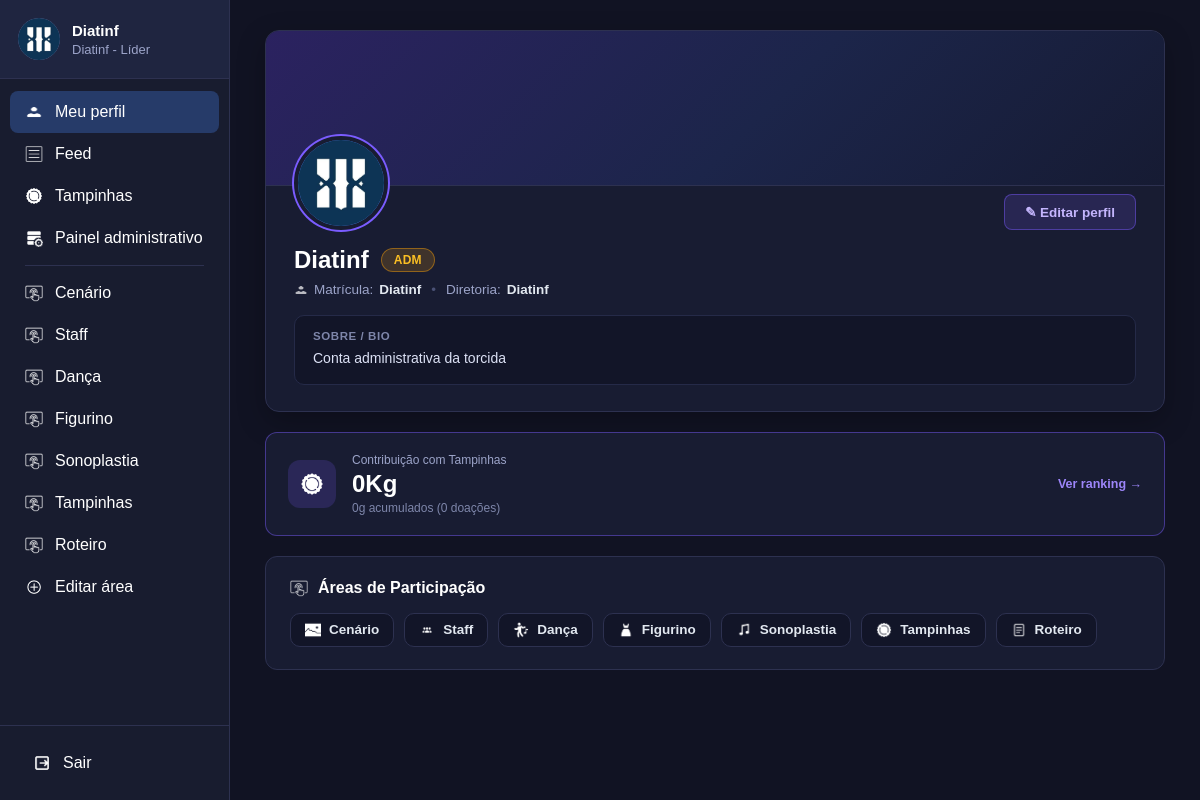
Before: /perfil/ (signed in) with the older database file.
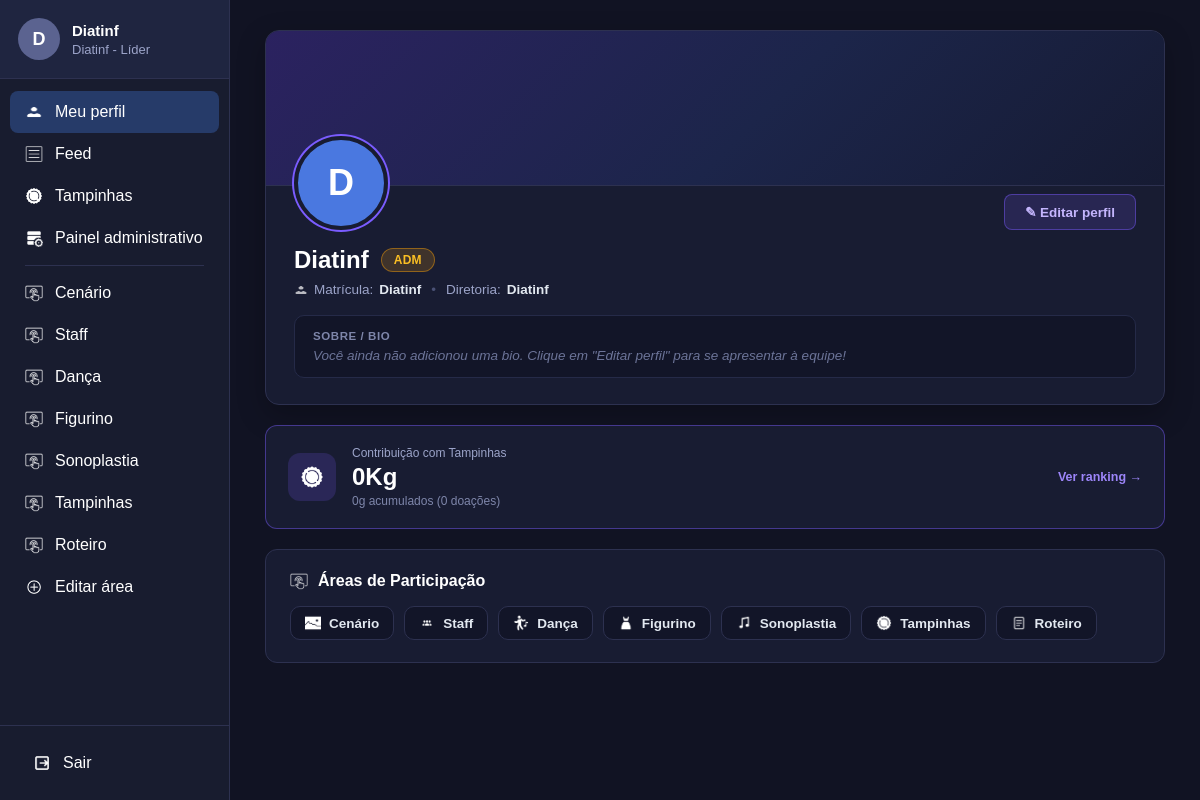
After: the same page with the newer database file.
### usuarios/models.py (models this page shows, shortened)
class Usuario(models.Model):
    nome=models.CharField(max_length=100, blank=True, default="")
    matricula=models.CharField(max_length=20, unique=True)
    senha=models.CharField(max_length=255)
    diretoria=models.CharField(max_length=50)
    areas=models.TextField()
    aprovado=models.BooleanField(default=True)
    sub_lider=models.BooleanField(default=False)
    sublider_de=models.CharField(max_length=50, null=True, blank=True)
    doacao_tampinhas=models.FloatField(default=0)
    foto=models.ImageField(upload_to="perfis/", null=True, blank=True)
    banner=models.ImageField(upload_to="banners/", null=True, blank=True)
    bio=models.TextField(blank=True, default="")
    curso=models.CharField(max_length=150, blank=True, default="")
    session_version=models.PositiveIntegerField(default=1)
    def nome_exibicao(self):
        if self.nome and self.nome.strip():
            return self.nome.strip()
        return self.matricula
    def inicial_perfil(self):
        base = (self.nome_exibicao() or "U").strip()
        return base[0].upper() if base else "U"
    def cargo_classe(self):
        if self.eh_administrador():
            return "tag-adm"
        if self.sub_lider:
            return "tag-sublider"
        return "tag-membro"
    def total_tampinhas_gramas(self):
        from decimal import Decimal
        tot_g = self.doacoes_tampinhas.aggregate(tot=models.Sum("quantidade_gramas"))["tot"]
        if tot_g is None and self.doacao_tampinhas and self.doacao_tampinhas > 0:
            tot_g = int(Decimal(str(self.doacao_tampinhas)) * Decimal("1000"))
        return tot_g or 0
    def total_tampinhas_formatado(self):
        from decimal import Decimal
        tot_g = self.total_tampinhas_gramas()
        d = Decimal(tot_g) / Decimal("1000")
        s = f"{d:.3f}".rstrip("0").rstrip(".")
        if not s or s == "-0":
            s = "0"
        return f"{s}Kg"
    def eh_administrador(self):
        from .suap import MATRICULAS_ADM_FIXAS
        mat = (self.matricula or "").strip().lower()
        diret = (self.diretoria or "").strip().lower()
        return mat in MATRICULAS_ADM_FIXAS or diret in ["líder", "lider", "líder geral", "lider geral"]
    def curso_exibicao(self):
        if self.eh_administrador():
            return ""
        if self.curso and self.curso.strip():
            return self.curso.strip()
        from .suap import identificar_diretoria_e_curso
        _, curso = identificar_diretoria_e_curso(self.matricula)
        return curso or ""
    def tem_acesso_painel(self):
        return self.eh_administrador() or self.sub_lider
    def get_areas_sidebar(self):
        if self.eh_administrador():
            return ["Cenário", "Staff", "Dança", "Figurino", "Sonoplastia", "Tampinhas", "Roteiro"]
        return self.get_areas_ordenadas()

### usuarios/views.py (the view)
# urls.py: path("perfil/", views.meu_perfil, name="meu_perfil"),
def meu_perfil(request):
    return ver_perfil(request, id_usuario=None)

### usuarios/context_processors.py (called while the page is built, shortened)
def consumir_notificacoes_validas(request, usuario_id):
    notificacoes = []
    try:
        storage = messages.get_messages(request)
        mensagens_brutas = list(storage)
        if hasattr(storage, "_loaded_data"):
            storage._loaded_data = []
        if hasattr(storage, "_queued_messages"):
            storage._queued_messages = []
        storage.used = True
        if hasattr(request, "session") and "_messages" in request.session:
            del request.session["_messages"]
        agora = time.time()
        caminho_atual = unquote(getattr(request, "path", "") or "").rstrip("/") or "/"
        uid_atual_str = str(usuario_id) if usuario_id else "anon"
    except Exception:
        return []
    return notificacoes[-1:]

### usuarios/templatetags/usuarios_extras.py (called while the page is built)
@register.filter
def cor_avatar(identificador):
    if not identificador:
        return "avatar-chat-escuro"
    s = str(identificador).strip()
    if not s:
        return "avatar-chat-escuro"
    idx = sum(ord(ch) for ch in s) % len(CORES_AVATAR)
    return CORES_AVATAR[idx]

### usuarios/templates/perfil.html (shortened to what the changed rows need)
{% load static usuarios_extras %}
<!DOCTYPE html>
<html lang="pt-br">
<head>
    <link rel="stylesheet" href="{% static 'css/base.css' %}?v=20261111">
    <link rel="stylesheet" href="{% static 'css/perfil.css' %}?v=20261111">
</head>
<body>
{% include "_sidebar.html" %}
<main class="conteudo">
    <div class="container-pagina container-perfil">
        <section class="perfil-hero-card">
            <div class="perfil-corpo">
                <div class="perfil-topo-linha">
                    <div class="perfil-avatar-wrapper">
                        <div class="perfil-avatar-grande {{ perfil_usuario.matricula|cor_avatar }} {% if perfil_usuario.foto and perfil_usuario.foto.name %}avatar-clicavel{% endif %}"
                             id="avatar-principal-perfil"
                             {% if perfil_usuario.foto and perfil_usuario.foto.name %}
                             data-lightbox-src="{{ perfil_usuario.foto.url }}"
                             data-lightbox-alt="Foto de {{ perfil_usuario.nome_exibicao }}"
                             data-lightbox-circular="1"
                             role="button"
                             tabindex="0"
                             title="Clique para visualizar a foto em tela cheia"
                             {% endif %}>
                            {% if perfil_usuario.foto and perfil_usuario.foto.name %}
                                <img src="{{ perfil_usuario.foto.url }}"
                                     alt="{{ perfil_usuario.nome_exibicao }}"
                                     class="perfil-foto-img img-ampliavel"
                                     data-lightbox-src="{{ perfil_usuario.foto.url }}"
                                     data-lightbox-alt="Foto de {{ perfil_usuario.nome_exibicao }}"
                                     data-lightbox-circular="1">
                            {% else %}
                                <span>{{ perfil_usuario.inicial_perfil }}</span>
                            {% endif %}
                        </div>
                    </div>
                </div>
                <div class="perfil-identidade">
                    <div class="perfil-nome-linha">
                        <h2 class="perfil-nome">{{ perfil_usuario.nome_exibicao }}</h2>
                        <span class="perfil-tag-cargo {{ perfil_usuario.cargo_classe }}">
                            {% if perfil_usuario.eh_administrador %}
                                ADM
                            {% elif perfil_usuario.sub_lider %}
                                Sub-Líder{% if perfil_usuario.sublider_de %} • {{ perfil_usuario.sublider_de }}{% endif %}
                            {% else %}
                                Membro
                            {% endif %}
                        </span>
                    </div>
                    <div class="perfil-metadados">
                        <span class="meta-item">
                            <img src="{% static 'imgs/icone-usuario.png' %}" alt="">
                            Matrícula: <strong>{{ perfil_usuario.matricula }}</strong>
                        </span>
                        <span class="meta-item">
                            Diretoria: <strong>{{ perfil_usuario.diretoria }}</strong>
                        </span>
                    </div>
                </div>
                <div class="perfil-bio-bloco">
                    <span class="perfil-secao-label">Sobre / Bio</span>
                    {% if perfil_usuario.bio %}
                        <div class="perfil-bio-texto">{{ perfil_usuario.bio|formatar_texto }}</div>
                    {% else %}
                        <p class="perfil-bio-vazia">
                            {% if eh_proprio_perfil %}
                                Você ainda não adicionou uma bio. Clique em "Editar perfil" para se apresentar à equipe!
                            {% else %}
                                Este membro ainda não adicionou uma bio.
                            {% endif %}
                        </p>
                    {% endif %}
                </div>
            </div>
        </section>
    </div>
</main>
</body>
</html>

### usuarios/templates/_sidebar.html (shortened to what this page needs)
{% load static %}
<aside class="sidebar" id="sidebar-principal">
    <div class="sidebar-topo-scroll">
        <a href="{% url 'meu_perfil' %}" class="usuario {% if pagina_ativa == 'perfil' %}usuario-ativo{% endif %}" title="Acessar meu perfil">
            <div class="avatar">
                {% if usuario.foto and usuario.foto.name %}
                    <img src="{{ usuario.foto.url }}" alt="{{ usuario.nome_exibicao }}" class="avatar-foto-img">
                {% else %}
                    {{ usuario.inicial_perfil }}
                {% endif %}
            </div>
            <div class="dados-usuario">
                <h3>{{ usuario.nome_exibicao }}</h3>
                <p>{{ usuario.diretoria }} - {% if usuario.eh_administrador %}Líder{% elif usuario.sub_lider %}Sub-Líder{% else %}Membro{% endif %}</p>
            </div>
        </a>
        <nav class="menu">
            <a href="{% url 'meu_perfil' %}" class="{% if pagina_ativa == 'perfil' %}ativo{% endif %}">
                <img src="{% static 'imgs/icone-usuario.png' %}" alt="Perfil">
                <span>Meu perfil</span>
            </a>
            <a href="{% url 'feed' %}" class="{% if pagina_ativa == 'feed' %}ativo{% endif %}">
                <img src="{% static 'imgs/icone-feed.png' %}" alt="Feed">
                <span>Feed</span>
            </a>
            <a href="{% url 'tampinhas' %}" class="{% if pagina_ativa == 'tampinhas' %}ativo{% endif %}">
                <img src="{% static 'imgs/icone-tampinhas.png' %}" alt="Tampinhas">
                <span>Tampinhas</span>
            </a>
            {% if usuario.tem_acesso_painel %}
                <a href="{% url 'painel_administrativo' %}" class="{% if pagina_ativa == 'painel' %}ativo{% endif %}">
                    <img src="{% static 'imgs/icone-painel.png' %}" alt="Painel">
                    <span class="texto-painel">Painel administrativo</span>
                </a>
            {% endif %}
            <div class="menu-separador"></div>
            {% for area in usuario.get_areas_sidebar %}
                <a href="{% url 'chat_area' area %}" class="{% if area_ativa == area %}ativo{% endif %}">
                    <img src="{% static 'imgs/icone-area.png' %}" alt=""><span>{{ area }}</span>
                </a>
            {% endfor %}
            <a href="{% url 'nova_area' %}" class="{% if pagina_ativa == 'nova_area' %}ativo{% endif %}">
                <img src="{% static 'imgs/icone-editar-area.png' %}" alt="Editar área">
                <span>Editar área</span>
            </a>
        </nav>
    </div>
    <div class="rodape-sidebar">
        <a href="{% url 'sair' %}" id="link-sair-sidebar" onclick="return confirm('Deseja realmente sair da sua conta?');">
            <img src="{% static 'imgs/icone-sair.png' %}" alt="Sair">
            <span>Sair</span>
        </a>
    </div>
</aside>

Changed rows visible on the page:
changed Usuario "Diatinf": inicial_perfil (not shown) → "D"; foto "perfis/diatinf.jpg" → empty (drawn); foto: picture removed; bio "Conta administrativa da torcida" → (not shown)
Other visible differences:
text now shown: "Você ainda não adicionou uma bio. Clique em \"Editar perfil\" para se apresentar à equipe!"
